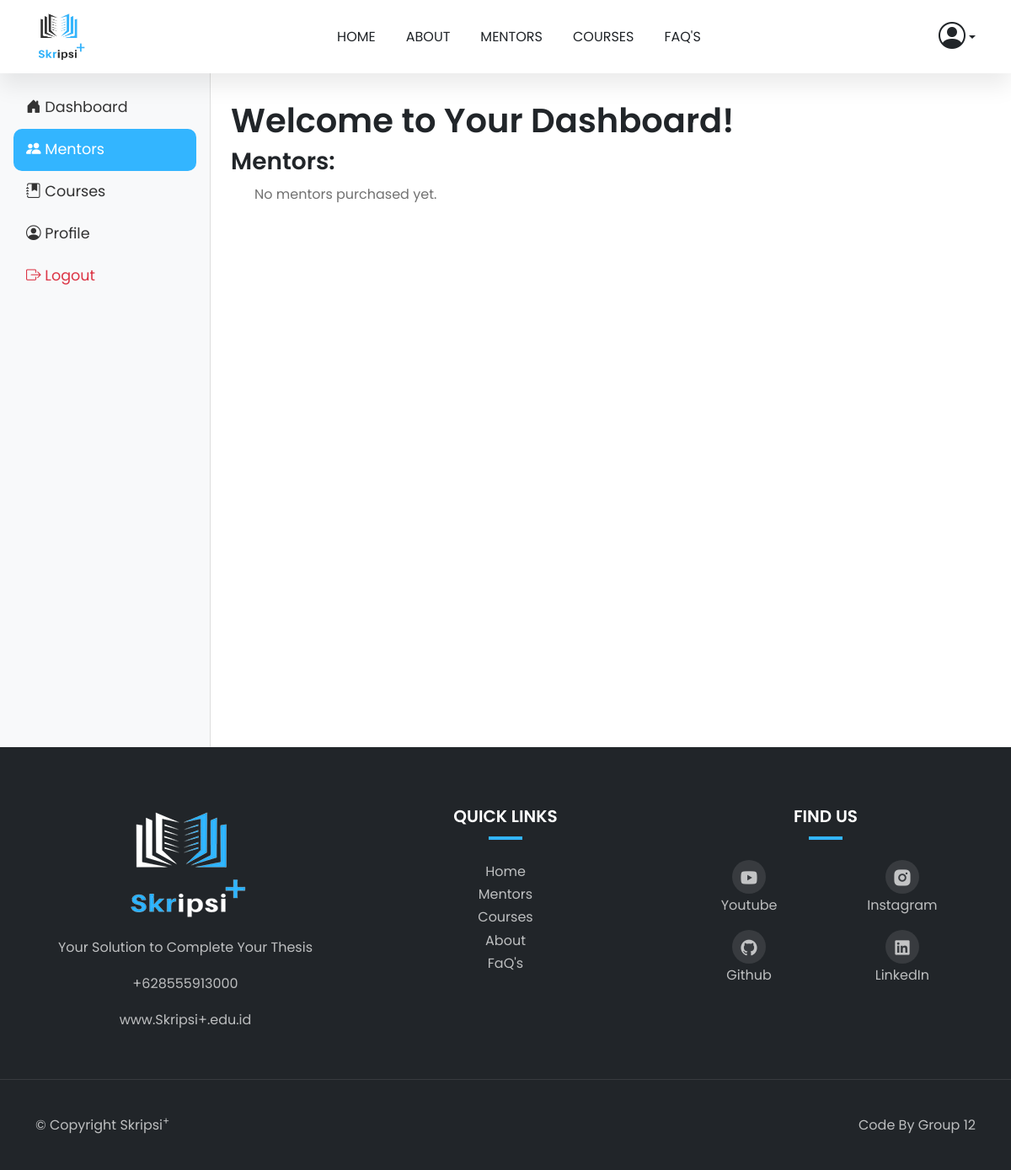
The page /dashboard-mentors/ (signed in) on the database as committed earlier.
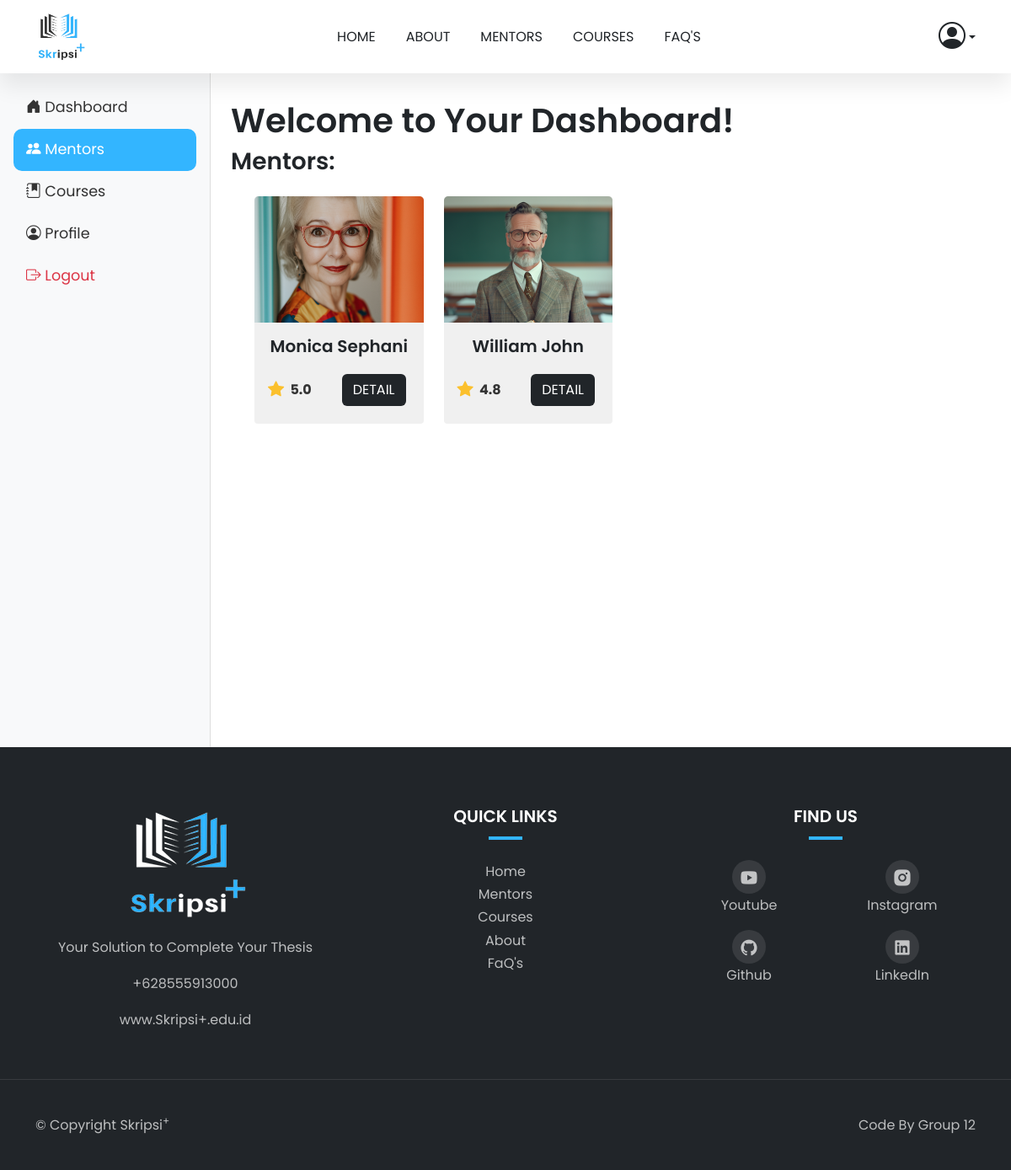
The same page on the database as committed later.
### public_app/models.py (models this page shows, shortened)
class Purchase(models.Model):
    user = models.ForeignKey(settings.AUTH_USER_MODEL, on_delete=models.CASCADE)
    mentor = models.ForeignKey(Mentor, on_delete=models.SET_NULL, null=True, blank=True)
    course = models.ForeignKey(Course, on_delete=models.SET_NULL, null=True, blank=True)
    purchased_at = models.DateTimeField(auto_now_add=True)

class Mentor(models.Model):
    name = models.CharField(max_length=100)
    image = models.ImageField(upload_to='mentors/')
    rating = models.DecimalField(max_digits=2, decimal_places=1)
    experience = models.PositiveIntegerField(help_text="Experience in years")
    specialization = models.CharField(max_length=100)
    bio = models.TextField()
    education = models.TextField(help_text="Educational background")
    skills = models.TextField(help_text="Comma-separated list of skills")
    price = models.DecimalField(max_digits=10, decimal_places=3, default=0.0, help_text="Consultation fee")

### public_app/views.py (the view)
# urls.py: path('dashboard-mentors/', views.dashboard_mentors, name='dashboard_mentors'),
@login_required(login_url='account_login')
def dashboard_mentors(request):
    purchases = Purchase.objects.filter(user=request.user)
    return render(request, 'dashboard-mentors.html', {'purchases': purchases})

### public_app/templates/dashboard-mentors.html (shortened to what this page needs)
{% extends 'layouts/base.html' %} {% block content %}
<div class="d-flex">
    <nav class="sidebar bg-light p-3 d-none d-md-block" id="sidebar" style="min-width: 250px; transition: transform 0.3s ease-in-out;">
        <ul class="nav flex-column">
        <li class="nav-item">
            <a class="nav-link {% if request.resolver_match.url_name == 'dashboard' %}active{% endif %}" href="{% url 'dashboard' %}">
            <i class="bi bi-house-door-fill"></i> Dashboard
            </a>
        </li>
        <li class="nav-item">
            <a class="nav-link {% if request.resolver_match.url_name == 'dashboard_mentors' %}active{% endif %}" href="{% url 'dashboard_mentors' %}">
            <i class="bi bi-people-fill"></i> Mentors
            </a>
        </li>
        <li class="nav-item">
            <a class="nav-link {% if request.resolver_match.url_name == 'dashboard_courses' %}active{% endif %}" href="{% url 'dashboard_courses' %}">
            <i class="bi bi-journal-bookmark-fill"></i> Courses
            </a>
        </li>
        <li class="nav-item">
            <a class="nav-link {% if request.resolver_match.url_name == 'profile' %}active{% endif %}" href="{% url 'profile' %}">
            <i class="bi bi-person-circle"></i> Profile
            </a>
        </li>
        <li class="nav-item">
            <a class="nav-link text-danger" href="{% url 'account_logout' %}">
            <i class="bi bi-box-arrow-right"></i> Logout
            </a>
        </li>
        </ul>
    </nav>
    <main class="flex-grow-1 mt-2">
      <div class="content-dashboard p-4">
        <h1>Welcome to Your Dashboard!</h1>
        <h3>Mentors:</h3>
        <div class="row ms-lg-3 mb-3">
          {% for purchase in purchases %}
            {% if purchase.mentor %}
              <div class="col-lg-3 col-md-6 mt-3">
                <div class="card h-100" style="width: 100%">
                  <div class="image-zoom">
                    <div class="image-zoom-wrapper">
                      <img
                        src="{{ purchase.mentor.image.url }}"
                        class="card-img-top"
                        alt="{{ purchase.mentor.name }}"
                      />
                    </div>
                  </div>
                  <div class="card-body d-flex flex-column text-center">
                    <h5 class="card-title mb-3">{{ purchase.mentor.name }}</h5>
                    <div
                      class="mt-auto d-flex justify-content-between align-items-center"
                    >
                      <div class="rating d-flex align-items-center">
                        <i class="bi bi-star-fill"></i>
                        <span class="ms-1">{{ purchase.mentor.rating }}</span>
                      </div>
                      <a
                        href="{% url 'mentor_detail' purchase.mentor.id %}"
                        class="btn btn-brand"
                        >Detail</a
                      >
                    </div>
                  </div>
                </div>
              </div>
            {% endif %}
          {% endfor %}
          {% if not purchases|length %}
            <p>No mentors purchased yet.</p>
          {% endif %}
        </div>
      </div>
    </main>
</div>
{% endblock content %}

Rows that differ between the two databases and show on the page:
added Purchase: mentor.image (picture), mentor.name "Monica Sephani", mentor.rating "5.0"
added Purchase: mentor.image (picture), mentor.name "William John", mentor.rating "4.8"
Other text that changed with them:
text no longer shown: "No mentors purchased yet."
